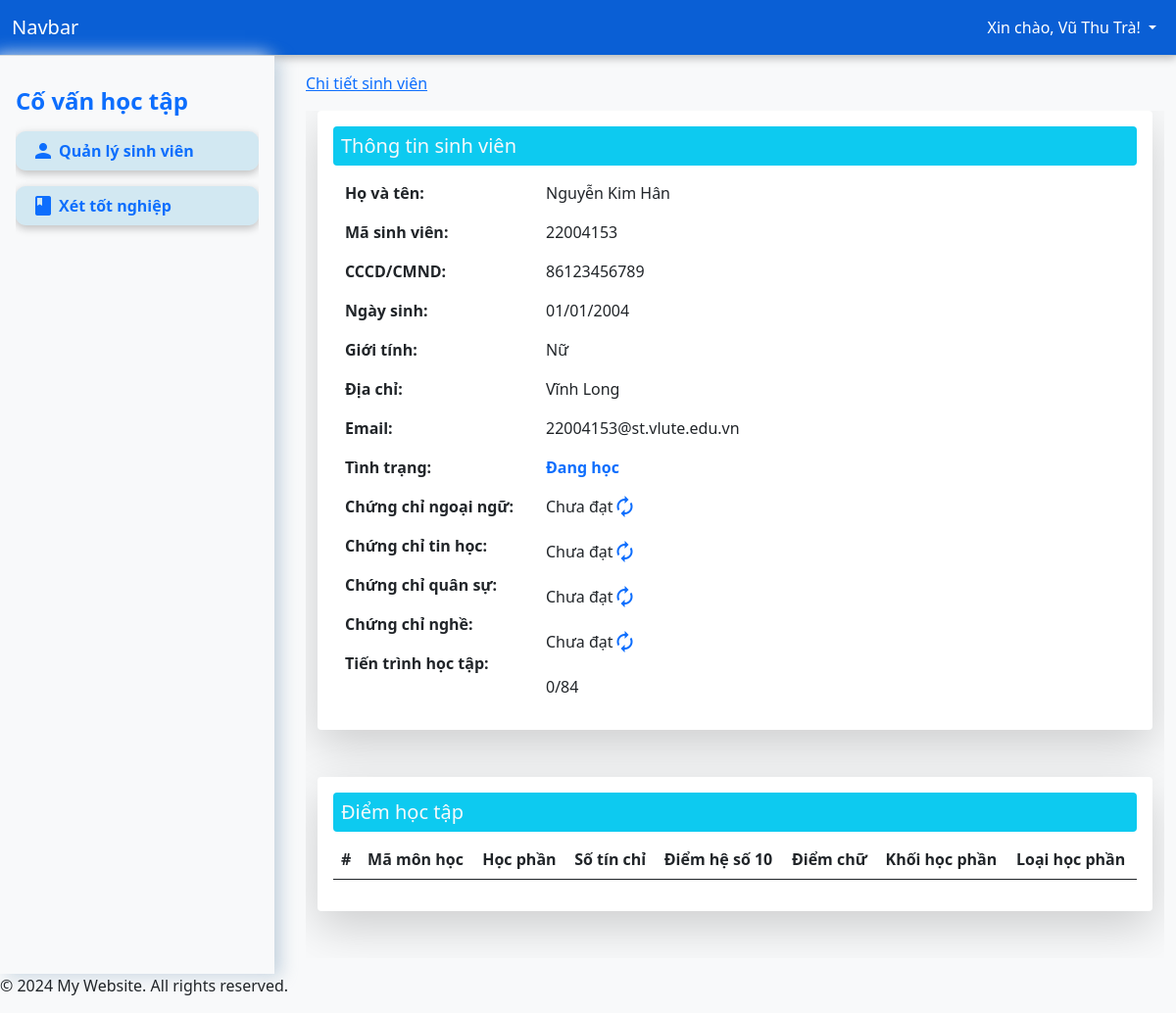
/?page=detail&student_code=22004153 (signed in), run on the app's committed database.
### tables this page shows
CREATE TABLE `students` (
  `id` int(11) NOT NULL,
  `student_code` varchar(50) NOT NULL,
  `full_name` varchar(255) NOT NULL,
  `identity` varchar(255) NOT NULL,
  `dob` date DEFAULT NULL,
  `gender` enum('Nam','Nữ','Khác') NOT NULL DEFAULT 'Nam',
  `address` varchar(255) NOT NULL,
  `email` varchar(255) DEFAULT NULL,
  `status` enum('Đang học','Tạm dừng học','Đã tốt nghiệp','Nghỉ học','Buộc thôi học') DEFAULT 'Đang học',
  `created_at` datetime DEFAULT current_timestamp()
);

### app/controller/DetailController.php (called while the page is built, shortened)
<?php
class DetailController
{
    private $conn;
    public function __construct($conn)
    {
        $this->conn = $conn;
    }
    function index($student_code)
    {
        $student_code = mysqli_real_escape_string($this->conn, $student_code);
        $query = "
        SELECT
        s.*,
        g.grade AS grades,
        g.language as language,
        g.infomatic as infomatic,
        g.military as military,
        g.practising as practising
        FROM students s
        LEFT JOIN grades g ON s.student_code = g.student_code
        WHERE s.student_code = '$student_code'
        ";
        $result = mysqli_query($this->conn, $query);
        $row = mysqli_fetch_assoc($result);
        $grade_courses_count = $row['grades'] ? count(json_decode($row['grades'], true)) : 0;
        $courses_query = "SELECT COUNT(*) as total_courses FROM courses";
        $courses_result = mysqli_query($this->conn, $courses_query);
        $courses_row = mysqli_fetch_assoc($courses_result);
        $total_courses_count = $courses_row['total_courses'];
        $row['grade_courses_count'] = $grade_courses_count;
        $row['total_courses_count'] = $total_courses_count;
        $course_grade = [];
        $row['course_grades'] = $course_grade;
        return $row;
    }
}

### app/views/pages/detail.php (the view, shortened to what this page needs)
<?php
require_once "/xampp/htdocs/app/controller/DetailController.php";
$detailController = new DetailController($conn);
$student_code = $_GET['student_code'];
$students = $detailController->index($student_code);
?>
<nav aria-label="Page navigation">
    <div class="container overflow-hidden">
        <div class="row shadow-lg p-3 mb-5 bg-body rounded">
            <h5 class="bg-info p-2 text-light rounded">Thông tin sinh viên</h5>
            <div class="col-6 col-md-3 mt-2">
                <p class="fw-bold">Họ và tên:</p>
                <p class="fw-bold">Mã sinh viên:</p>
                <p class="fw-bold">CCCD/CMND:</p>
                <p class="fw-bold">Ngày sinh:</p>
                <p class="fw-bold">Giới tính:</p>
                <p class="fw-bold">Địa chỉ:</p>
                <p class="fw-bold">Email:</p>
                <p class="fw-bold">Tình trạng:</p>
                <p class="fw-bold">Chứng chỉ ngoại ngữ:</p>
                <p class="fw-bold">Chứng chỉ tin học:</p>
                <p class="fw-bold">Chứng chỉ quân sự:</p>
                <p class="fw-bold">Chứng chỉ nghề:</p>
                <p class="fw-bold">Tiến trình học tập:</p>
            </div>
            <div class="col-6 col-md-9 mt-2">
                <p><?php echo $students['full_name']; ?></p>
                <p><?php echo $students['student_code']; ?></p>
                <p><?php echo $students['identity']; ?></p>
                <p><?php
                    $dob = $students['dob'];
                    $formatted_dob = DateTime::createFromFormat('Y-m-d', $dob)->format('d/m/Y');
                    echo $formatted_dob; ?>
                </p>
                <p><?php echo $students['gender']; ?></p>
                <p><?php echo $students['address']; ?></p>
                <p><?php echo $students['email']; ?></p>
                <p class="<?php
                            if ($students['status'] == 'Đã tốt nghiệp') {
                                echo 'text-success';
                            } else if ($students['status'] == 'Thôi học  ') {
                                echo 'text-danger';
                            } else {
                                echo 'text-primary';
                            }
                            ?> fw-bold"><?php echo $students['status'] ?></p>
                <p class="d-flex">
                    <?php echo isset($students['language']) ? $students['language'] : "Chưa đạt"; ?>
                    <a type="button" href="/app/controller/GraduateController.php?cert=language&student_code=<?php echo $students['student_code']; ?>&status=<?php echo $students['language']; ?>"><i class="material-icons">autorenew</i></a>
                </p>
                <p class="d-flex">
                    <?php echo isset($students['infomatic']) ? $students['infomatic'] : "Chưa đạt"; ?>
                    <a type="button" href="/app/controller/GraduateController.php?cert=infomatic&student_code=<?php echo $students['student_code']; ?>&status=<?php echo $students['infomatic']; ?>"><i class="material-icons">autorenew</i></a>
                </p>
                <p class="d-flex">
                    <?php echo isset($students['military']) ? $students['military'] : "Chưa đạt"; ?>
                    <a type="button" href="/app/controller/GraduateController.php?cert=military&student_code=<?php echo $students['student_code']; ?>&status=<?php echo $students['military']; ?>"><i class="material-icons">autorenew</i></a>
                </p>
                <p class="d-flex">
                    <?php echo isset($students['practising']) ? $students['practising'] : "Chưa đạt"; ?>
                    <a type="button" href="/app/controller/GraduateController.php?cert=practising&student_code=<?php echo $students['student_code']; ?>&status=<?php echo $students['practising']; ?>"><i class="material-icons">autorenew</i></a>
                </p>
                <p><?php echo $students['grade_courses_count'] . "/" . $students['total_courses_count']; ?></p>
            </div>
        </div>
        <div class="row shadow-lg p-3 mb-5 bg-body rounded">
            <h5 class="bg-info p-2 text-light rounded">Điểm học tập</h5>
            <table class="table">
                <thead>
                    <tr>
                        <th scope="col">#</th>
                        <th scope="col">Mã môn học</th>
                        <th scope="col">Học phần</th>
                        <th scope="col">Số tín chỉ</th>
                        <th scope="col">Điểm hệ số 10</th>
                        <th scope="col">Điểm chữ</th>
                        <th scope="col">Khối học phần</th>
                        <th scope="col">Loại học phần</th>
                    </tr>
                </thead>
            </table>
        </div>
    </div>
</nav>

### data on the page
students: full_name "Nguyễn Kim Hân", student_code "22004153", identity "86123456789", dob "01/01/2004", gender "Nữ", address "Vĩnh Long", email "22004153@st.vlute.edu.vn", status "Đang học"

### other printed values
$_SESSION['auth_user']['username'] "Vũ Thu Trà"
$page_titles[$_GET['page']] "Chi tiết sinh viên"
$students['grade_courses_count'] "0"
$students['total_courses_count'] "84"
